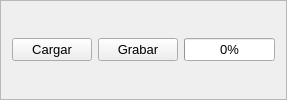
       <widget class="QFrame" name="frame_3">
        <property name="frameShape">
         <enum>QFrame::StyledPanel</enum>
        </property>
        <property name="frameShadow">
         <enum>QFrame::Raised</enum>
        </property>
        <layout class="QHBoxLayout" name="horizontalLayout_2">
         <item>
          <layout class="QHBoxLayout" name="horizontalLayout">
           <item>
            <widget class="QPushButton" name="btn_2">
             <property name="minimumSize">
              <size>
               <width>70</width>
               <height>0</height>
              </size>
             </property>
             <property name="font">
              <font>
               <pointsize>10</pointsize>
              </font>
             </property>
             <property name="text">
              <string>Cargar</string>
             </property>
            </widget>
           </item>
           <item>
            <widget class="QPushButton" name="btn_1">
             <property name="minimumSize">
              <size>
               <width>70</width>
               <height>0</height>
              </size>
             </property>
             <property name="font">
              <font>
               <pointsize>10</pointsize>
              </font>
             </property>
             <property name="text">
              <string>Grabar</string>
             </property>
            </widget>
           </item>
           <item>
            <widget class="QProgressBar" name="progressBar">
             <property name="font">
              <font>
               <pointsize>10</pointsize>
               <stylestrategy>PreferDefault</stylestrategy>
              </font>
             </property>
             <property name="cursor">
              <cursorShape>ArrowCursor</cursorShape>
             </property>
             <property name="value">
              <number>0</number>
             </property>
            </widget>
           </item>
          </layout>
         </item>
        </layout>
       </widget>
